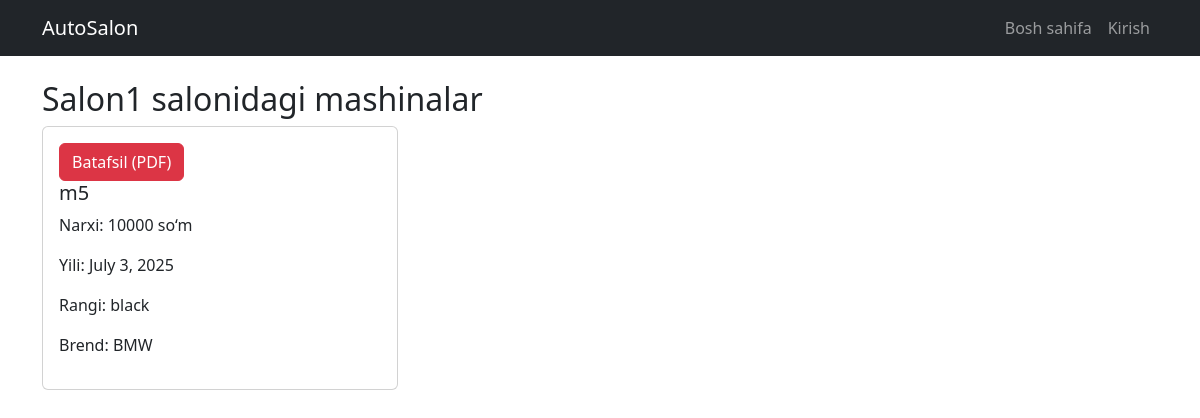
The app's page /salon/1/cars/, older data.
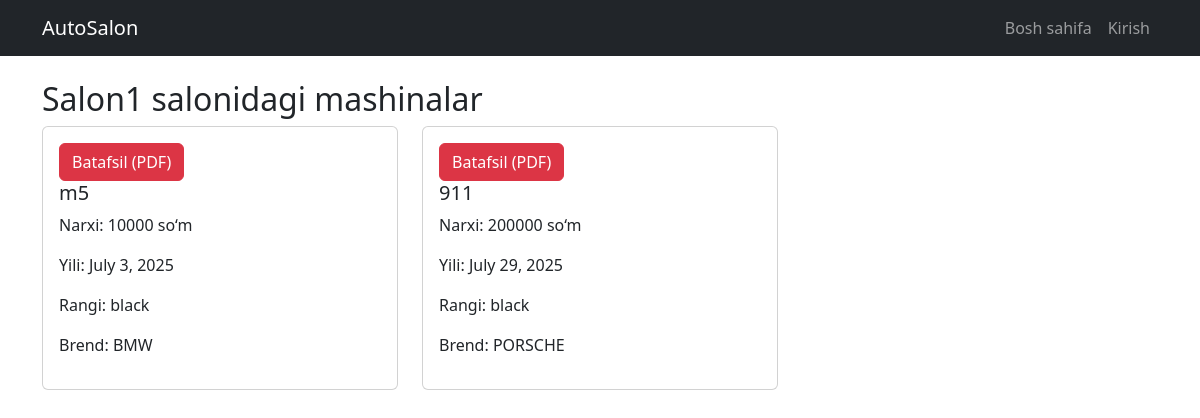
The same page, newer data.
### configapp/models.py (models this page shows, shortened)
class Car(models.Model):
    model = models.CharField(max_length=100)
    price = models.IntegerField()
    year = models.DateField()
    color = models.CharField(max_length=100)
    brand = models.ForeignKey(Brand, on_delete=models.CASCADE)
    salon = models.ForeignKey(Autosalon, on_delete=models.CASCADE)

class Brand(models.Model):
    title = models.CharField(max_length=100)
    created_ad = models.DateTimeField(auto_now_add=True)
    updated_ad = models.DateTimeField(auto_now=True)
    context = models.TextField()

### configapp/views.py (the view)
# urls.py: path('salon/<int:pk>/cars/', views.autosalon_cars, name='autosalon_cars'),
def autosalon_cars(request, pk):
    salon = get_object_or_404(Autosalon, pk=pk)
    cars = Car.objects.filter(salon=salon)
    return render(request, 'autosalon_cars.html', {'salon': salon, 'cars': cars})

### configapp/templates/autosalon_cars.html (shortened to what this page needs)
{% extends 'base.html' %}
{% block content %}
<h2>{{ salon.title }} salonidagi mashinalar</h2>
{% if cars %}
    <div class="row">
        {% for car in cars %}
        <div class="col-md-4 mb-4">
            <div class="card">
                <div class="card-body">
                   <a href="{% url 'detail_car' car.id %}" class="btn btn-danger">Batafsil (PDF)</a>
                    <h5>{{ car.model }}</h5>
                    <p>Narxi: {{ car.price }} so‘m</p>
                    <p>Yili: {{ car.year }}</p>
                    <p>Rangi: {{ car.color }}</p>
                    <p>Brend: {{ car.brand.title }}</p>
                </div>
            </div>
        </div>
        {% endfor %}
    </div>
{% else %}
    <p>Bu salon hozircha hech qanday mashinaga ega emas.</p>
{% endif %}
{% endblock %}

Row changes from the older to the newer data that the page shows:
added Car: model "911", price "200000", year "July 29, 2025", color "black", brand "PORSCHE"
